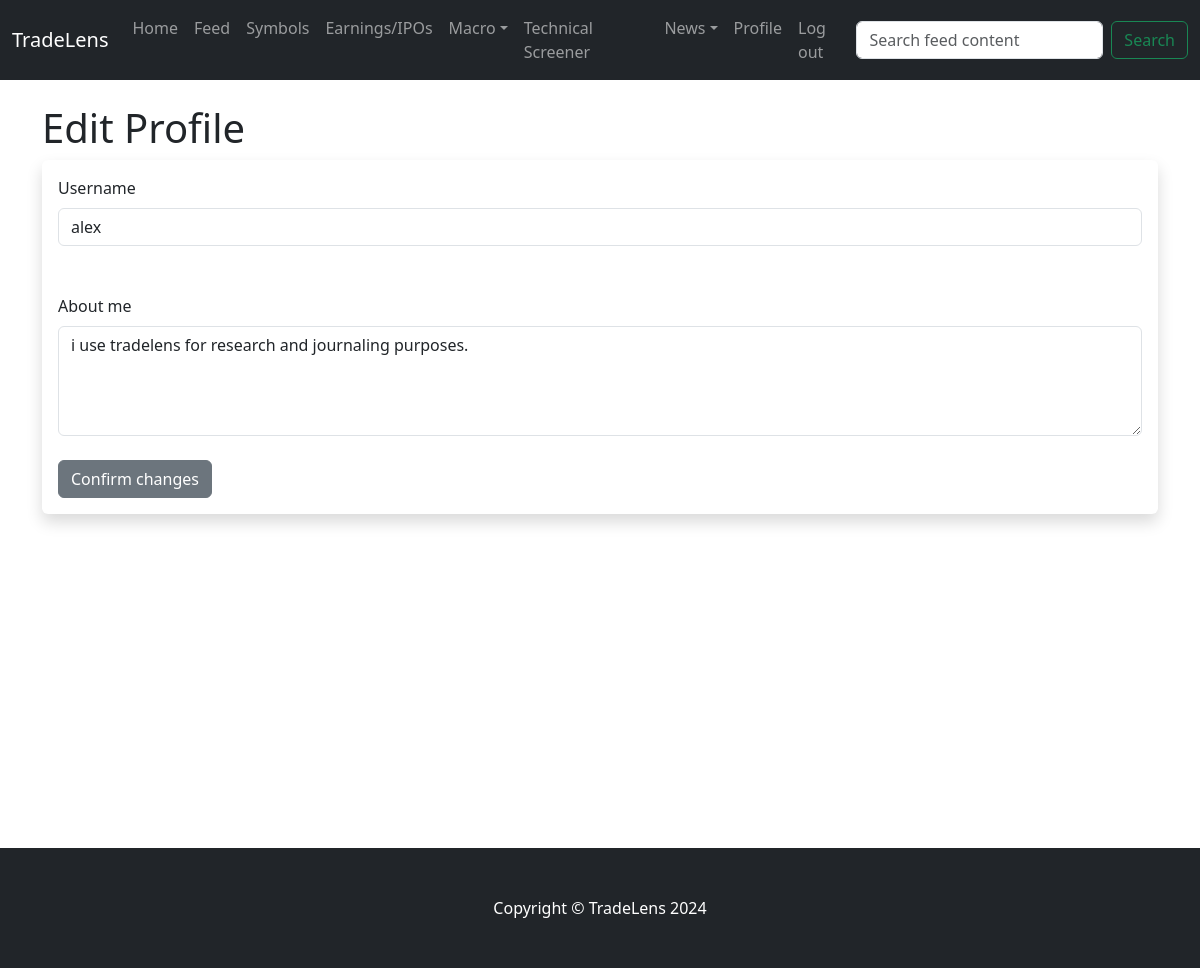
Screenshot of /edit_profile (signed in) with the database file from the repository.
### app/models.py (models this page shows, shortened)
class User(db.Model, UserMixin):
    id: so.Mapped[int] = so.mapped_column(primary_key=True)
    username: so.Mapped[str] = so.mapped_column(sa.String(64), index=True, unique=True)
    email: so.Mapped[str] = so.mapped_column(sa.String(120), index=True, unique=True)
    password_hash: so.Mapped[Optional[str]] = so.mapped_column(sa.String(256))
    about_me: so.Mapped[Optional[str]] = so.mapped_column(sa.String(200))
    last_seen: so.Mapped[Optional[datetime]] = so.mapped_column(default=lambda: datetime.now(timezone.utc))
    date_joined: so.Mapped[Optional[datetime]] = so.mapped_column(index=True,
                                                                  default=lambda: datetime.now(timezone.utc))
    posts: so.WriteOnlyMapped['Post'] = so.relationship(back_populates='author')
    watching = db.relationship('Stocks', secondary=watchlist, backref='watchers')
    following: so.WriteOnlyMapped['User'] = so.relationship(
        secondary=followers,
        primaryjoin=(followers.c.follower_id == id),
        secondaryjoin=(followers.c.following_id == id),
        back_populates='followers'
    )
    followers: so.WriteOnlyMapped['User'] = so.relationship(
        secondary=followers,
        primaryjoin=(followers.c.following_id == id),
        secondaryjoin=(followers.c.follower_id == id),
        back_populates='following'
    )

### app/users/routes.py (the view)
@bp_users.route('/edit_profile', methods=['GET', 'POST'])
@login_required
def edit_profile():
    form = EditProfileForm(current_user.username)
    if form.validate_on_submit():
        current_user.username = form.username.data
        current_user.about_me = form.about_me.data
        db.session.commit()
        flash("Your information has been updated")
        return redirect(url_for('users.user',
                                username=current_user.username))
    elif request.method == 'GET':
        form.username.data = current_user.username
        form.about_me.data = current_user.about_me
    return render_template('users/edit_profile.html',
                           title='Edit Profile',
                           form=form)

### app/users/forms.py (shortened to what this page needs)
class EditProfileForm(FlaskForm):
    username = StringField('Username', validators=[DataRequired()])
    about_me = TextAreaField('About me', validators=[Length(min=0, max=200)])
    submit = SubmitField('Confirm changes')
    def __init__(self, original_username, *args, **kwargs):
        super().__init__(*args, **kwargs)
        self.original_username = original_username

### app/main/forms.py
class SearchForm(FlaskForm):
    searched = StringField("Searched",
                           validators=[DataRequired()])  # name="searched" attribute, in <form> of navbar.html
    submit = SubmitField("Submit")

### app/models.py (called while the page is built)
@login_manager.user_loader
def load_user(id):  # Flask-Login passes id argument as string
    return db.session.get(User, int(id))

### app/users/templates/users/edit_profile.html (shortened to what this page needs)
{% extends 'main/base.html' %}
{% block content %}
    <h1>Edit Profile</h1>
    <div class="shadow p-3 mb-5 bg-body rounded">
        <form action="" method="POST">
            {{ form.username.label(class="form-label") }} <br>
            {{ form.username(class="form-control") }}
            <br><br>
            {{ form.about_me.label(class="form-label") }} <br>
            {{ form.about_me(class="form-control", cols=50, rows=4) }}
            <br>
            {{ form.submit(class="btn btn-secondary") }}
        </form>
    </div>
{% endblock %}

### app/main/templates/main/base.html (style rules this page uses)
html, body { height: 100%; }

### rows the page displays
User: username "alex", about_me "i use tradelens for research and journaling purposes."
